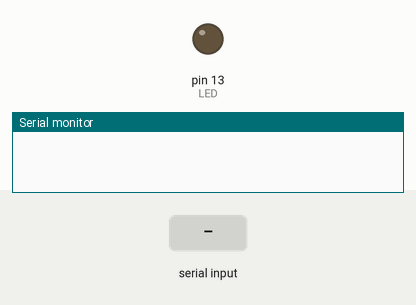
This sketch was run on a simulated Arduino Uno, built with avr-gcc and run on an emulated ATmega328P. Parts: output pins drawn as LEDs (lit = HIGH), the last lines printed to the serial monitor. The test bench sets the inputs (shaded band).

Above: at 1.2 s.
1.3 s: "a" received over Serial
At 2.1 s:
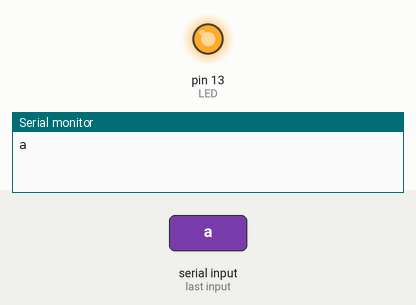
2.8 s: "1" received over Serial
Timing chart, 0 to 5.8 s (numbered marks = the images above; inputs shaded):
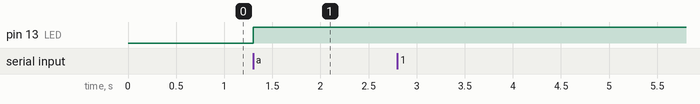

Measured:
- after the input at 1.3 s, pin 13 (LED): LOW → HIGH at once

The sketch:

bluetooth_blink.ino
```cpp
//www.vitap.com

#define LED 13    //Define 13 pin for LED
bool state = LOW; //The initial state of the function is defined as a low level
char getstr;      //Defines a function that receives the Bluetooth character

void setup() {
  pinMode(LED, OUTPUT);
  Serial.begin(9600);
}

//Control LED sub function
void stateChange() {
  state = !state;
  digitalWrite(LED, state);
}

void loop() {
  if(Serial.available())
  {
    //The Bluetooth serial port to receive the data in the function
    getstr = Serial.read();
    Serial.print(getstr);
    if(getstr == 'a'){
      stateChange();
    }
  }
}
```
